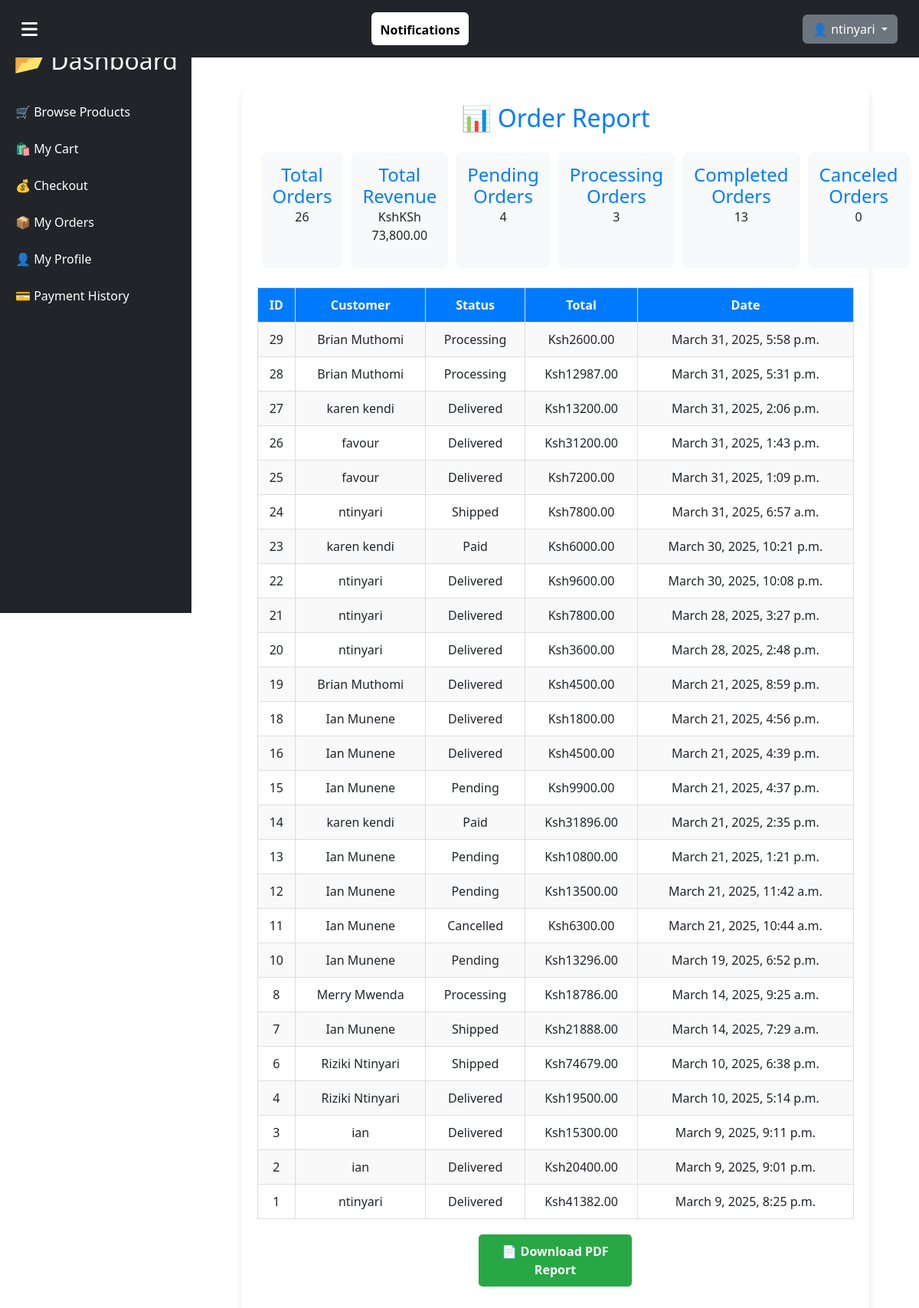
The app's page /orders/order-report/ (signed in) with its own data.
### users/models.py (models this page shows, shortened)
class CustomUser(AbstractUser):
    ROLE_CHOICES = [
        ('admin', 'Admin'),
        ('customer', 'Customer'),
    ]
    email = models.EmailField(unique=True)
    role = models.CharField(max_length=10, choices=ROLE_CHOICES, default='customer')
    objects = CustomUserManager()  # Attach the custom manager
    USERNAME_FIELD = "username"
    REQUIRED_FIELDS = ["email"]
    class Meta:
        verbose_name = "User"
        verbose_name_plural = "Users"

### orders/models.py (models this page shows, shortened)
class Order(models.Model):
    STATUS_CHOICES = [
        ('Pending', 'Pending'),
        ('Processing', 'Processing'),
        ('Shipped', 'Shipped'),
        ('Paid', 'Paid'),
        ('Delivered', 'Delivered'),
        ('Cancelled', 'Cancelled'),
        ('Refunded', 'Refunded'),
    ]
    user = models.ForeignKey(
        settings.AUTH_USER_MODEL, on_delete=models.CASCADE, null=True, blank=True
    )
    cart = models.ForeignKey(
        'Cart', on_delete=models.SET_NULL, null=True, blank=True
    )  # Preserve cart history
    customer_name = models.CharField(max_length=255)
    created_at = models.DateTimeField(auto_now_add=True)
    email = models.EmailField()
    address = models.TextField()
    total_amount = models.DecimalField(max_digits=10, decimal_places=2, default=0.00)
    status = models.CharField(max_length=20, choices=STATUS_CHOICES, default='Pending')
    delivered_at = models.DateTimeField(null=True, blank=True)  # Track delivery date
    payment_status = models.BooleanField(default=False)  # True if payment is received

### orders/views.py (the view)
# urls.py: path('order-report/', order_report, name='order_report'),
def order_report(request):
    total_orders = Order.objects.count()
    total_revenue = Order.objects.filter(status="Delivered", payment_status=True).aggregate(
        total_revenue=Sum("total_amount")
    )["total_revenue"] or 0
    pending_orders = Order.objects.filter(status="Pending").count()
    processing_orders = Order.objects.filter(status="Processing").count()
    completed_orders = Order.objects.filter(status="Delivered").count()
    canceled_orders = Order.objects.filter(status="Canceled").count()
    orders = Order.objects.select_related("user").only(
        "id", "created_at", "status", "user__username", "total_amount"
    ).order_by("-created_at")
    context = {
        "total_orders": total_orders,
        "total_revenue": f"KSh {total_revenue:,.2f}",  # Format as Kenyan Shillings
        "pending_orders": pending_orders,
        "processing_orders": processing_orders,
        "completed_orders": completed_orders,
        "canceled_orders": canceled_orders,
        "orders": orders,
    }
    return render(request, "sales/order_report.html", context)

### orders/templates/sales/order_report.html (shortened to what this page needs)
{% extends 'base.html' %}
{% block content %}
<div class="report-container">
    <h2>📊 Order Report</h2>
    <div class="summary-box">
        <div>
            <h4>Total Orders</h4>
            <p>{{ total_orders }}</p>
        </div>
        <div>
            <h4>Total Revenue</h4>
            <p>Ksh{{ total_revenue }}</p>
        </div>
        <div>
            <h4>Pending Orders</h4>
            <p>{{ pending_orders }}</p>
        </div>
        <div>
            <h4>Processing Orders</h4>
            <p>{{ processing_orders }}</p>
        </div>
        <div>
            <h4>Completed Orders</h4>
            <p>{{ completed_orders }}</p>
        </div>
        <div>
            <h4>Canceled Orders</h4>
            <p>{{ canceled_orders }}</p>
        </div>
    </div>
    <table>
        <tr>
            <th>ID</th>
            <th>Customer</th>
            <th>Status</th>
            <th>Total</th>
            <th>Date</th>
        </tr>
        {% for order in orders %}
        <tr>
            <td>{{ order.id }}</td>
            <td>{{ order.customer_name }}</td>
            <td>{{ order.status }}</td>
            <td>Ksh{{ order.total_amount }}</td>
            <td>{{ order.created_at }}</td>
        </tr>
        {% endfor %}
    </table>
    <a href="{% url 'orders:generate_order_report_pdf' %}" class="download-btn">📄 Download PDF Report</a>
</div>
{% endblock %}

### home/templates/base.html (shortened to what this page needs)
<!DOCTYPE html>
<html lang="en">
<head>
    <link rel="stylesheet" href="https://cdn.jsdelivr.net/npm/bootstrap@5.3.0/dist/css/bootstrap.min.css">
    <link rel="stylesheet" href="https://cdnjs.cloudflare.com/ajax/libs/font-awesome/6.4.2/css/all.min.css">
</head>
<body>
<nav class="navbar navbar-expand-lg bg-dark p-3">
    <div class="container-fluid d-flex justify-content-between align-items-center">
        <div class="menu-toggle text-white" onclick="toggleSidebar()">
            <i class="fas fa-bars"></i>
        </div>
        {% if user.is_authenticated %}
        <div class="dropdown">
            <button class="btn btn-light position-relative" type="button" id="notificationDropdown" data-bs-toggle="dropdown" aria-expanded="false">
                 Notifications
            </button>
        </div>
    {% endif %}
        <div>
            {% if user.is_authenticated %}
            <div class="dropdown">
                <button class="btn btn-secondary dropdown-toggle" type="button" data-bs-toggle="dropdown">
                    👤 {{ user.username }}
                </button>
            </div>
            {% else %}
            <a href="{% url 'login' %}" class="btn btn-success">Login</a>
            <a href="{% url 'signup' %}" class="btn btn-warning">Sign Up</a>
            {% endif %}
        </div>
    </div>
</nav>
<aside class="sidebar">
    <h2 class="text-light text-center">📂 Dashboard</h2>
    <ul class="list-unstyled mt-4">
        {% if user.is_authenticated %}
            {% if user.is_staff %}
            <li>
                <button class="dropdown-button">📦 Product Management ⬇</button>
                <ul class="dropdown-content">
                    <li><a href="{% url 'inventory:view_products' %}">📋 View Products</a></li>
                    <li><a href="{% url 'inventory:add_product' %}">➕ Add Product</a></li>
                </ul>
            </li>
            <li>
                <button class="dropdown-button">📊 Stock Management ⬇</button>
                <ul class="dropdown-content">
                    <li><a href="{% url 'inventory:view_stock' %}">📋 View Stock</a></li>
                </ul>
            </li>
            <li>
                <button class="dropdown-button">🏭 Supplier Management ⬇</button>
                <ul class="dropdown-content">
                    <li><a href="{% url 'inventory:supplier_list' %}">📋 View Suppliers</a></li>
                    <li><a href="{% url 'inventory:supplier_create' %}">➕ Add Supplier</a></li>
                </ul>
            </li>
            <li>
                <button class="dropdown-button">📊 Reports & Orders ⬇</button>
                <ul class="dropdown-content">
                    <li><a href="{% url 'order:admin_order_list' %}">📦 Orders</a></li>
                    <li><a href="{% url 'orders:order_report' %}">📊 Order Report</a></li>
                    <li><a href="{% url 'orders:admin_payment_list' %}">💳 View Payments</a></li>
                    <li><a href="{% url 'orders:export_orders_csv' %}">📄 Export Orders (CSV)</a></li>
                </ul>
            </li>
            <li><a href="{% url 'user_list' %}">👥 Manage Users</a></li>
            {% else %}
            <li><a href="{% url 'inventory:browse_products' %}">🛒 Browse Products</a></li>
            <li><a href="{% url 'orders:cart_detail' %}">🛍 My Cart</a></li>
            <li><a href="{% url 'orders:checkout_view' %}">💰 Checkout</a></li>
            <li><a href="{% url 'orders:my_orders' %}">📦 My Orders</a></li>
            <li><a href="{% url 'user_profile' %}">👤 My Profile</a></li>
            <li><a href="{% url 'orders:payment_history' %}">💳 Payment History</a></li>
            {% endif %}
        {% endif %}
    </ul>
</aside>
<main class="main-content">
    {% block content %}{% endblock %}
</main>
</body>
</html>

### home/templates/base.html (style rules this page uses)
#notificationDropdown { background-color: #fff; border: none; font-weight: bold; }
.navbar { position: sticky; top: 0; width: 100%; z-index: 1000; background-color: #343a40; padding: 15px 20px; }
.sidebar { width: 250px; height: 100vh; background-color: #212529; position: fixed; top: 0; left: 0; padding-top: 60px; transition: all 0.3s ease-in-out; }
.sidebar a { display: block; padding: 12px 20px; color: white; text-decoration: none; }
.main-content { margin-left: 250px; padding: 20px; }
.menu-toggle { font-size: 24px; cursor: pointer; color: white; }

### orders/templates/sales/order_report.html (style rules this page uses)
.report-container { width: 90%; max-width: 1000px; margin: 20px auto; background: white; padding: 20px; border-radius: 10px; box-shadow: 0 5px 10px rgba(0, 0, 0, 0.1); }
h2 { color: #007bff; text-align: center; margin-bottom: 20px; }
.summary-box { display: flex; justify-content: space-between; margin-bottom: 20px; }
.summary-box div { background: #f8f9fa; padding: 15px; border-radius: 8px; text-align: center; flex: 1; margin: 5px; }
.summary-box div h4 { margin: 0; color: #007bff; }
table { width: 100%; border-collapse: collapse; margin-top: 20px; }
th, td { padding: 10px; border: 1px solid #ddd; text-align: center; }
th { background: #007bff; color: white; }
tr:nth-child(even) { background: #f9f9f9; }
.download-btn { display: block; margin: 20px auto; width: 200px; text-align: center; padding: 10px; background: #28a745; color: white; text-decoration: none; border-radius: 5px; font-weight: bold; }

### records on screen
CustomUser: username "ntinyari"
Order: id "29", customer_name "Brian Muthomi", status "Processing", total_amount "2600.00", created_at "March 31, 2025, 5:58 p.m."
Order: id "28", customer_name "Brian Muthomi", status "Processing", total_amount "12987.00", created_at "March 31, 2025, 5:31 p.m."
Order: id "27", customer_name "karen kendi", status "Delivered", total_amount "13200.00", created_at "March 31, 2025, 2:06 p.m."
Order: id "26", customer_name "favour", status "Delivered", total_amount "31200.00", created_at "March 31, 2025, 1:43 p.m."
Order: id "25", customer_name "favour", status "Delivered", total_amount "7200.00", created_at "March 31, 2025, 1:09 p.m."
Order: id "24", customer_name "ntinyari", status "Shipped", total_amount "7800.00", created_at "March 31, 2025, 6:57 a.m."
Order: id "23", customer_name "karen kendi", status "Paid", total_amount "6000.00", created_at "March 30, 2025, 10:21 p.m."
Order: id "22", customer_name "ntinyari", status "Delivered", total_amount "9600.00", created_at "March 30, 2025, 10:08 p.m."
Order: id "21", customer_name "ntinyari", status "Delivered", total_amount "7800.00", created_at "March 28, 2025, 3:27 p.m."
Order: id "20", customer_name "ntinyari", status "Delivered", total_amount "3600.00", created_at "March 28, 2025, 2:48 p.m."
Order: id "19", customer_name "Brian Muthomi", status "Delivered", total_amount "4500.00", created_at "March 21, 2025, 8:59 p.m."
Order: id "18", customer_name "Ian Munene", status "Delivered", total_amount "1800.00", created_at "March 21, 2025, 4:56 p.m."
Order: id "16", customer_name "Ian Munene", status "Delivered", total_amount "4500.00", created_at "March 21, 2025, 4:39 p.m."
Order: id "15", customer_name "Ian Munene", status "Pending", total_amount "9900.00", created_at "March 21, 2025, 4:37 p.m."
Order: id "14", customer_name "karen kendi", status "Paid", total_amount "31896.00", created_at "March 21, 2025, 2:35 p.m."
Order: id "13", customer_name "Ian Munene", status "Pending", total_amount "10800.00", created_at "March 21, 2025, 1:21 p.m."
Order: id "12", customer_name "Ian Munene", status "Pending", total_amount "13500.00", created_at "March 21, 2025, 11:42 a.m."
Order: id "11", customer_name "Ian Munene", status "Cancelled", total_amount "6300.00", created_at "March 21, 2025, 10:44 a.m."
Order: id "10", customer_name "Ian Munene", status "Pending", total_amount "13296.00", created_at "March 19, 2025, 6:52 p.m."
Order: id "8", customer_name "Merry Mwenda", status "Processing", total_amount "18786.00", created_at "March 14, 2025, 9:25 a.m."
Order: id "7", customer_name "Ian Munene", status "Shipped", total_amount "21888.00", created_at "March 14, 2025, 7:29 a.m."
Order: id "6", customer_name "Riziki Ntinyari", status "Shipped", total_amount "74679.00", created_at "March 10, 2025, 6:38 p.m."
Order: id "4", customer_name "Riziki Ntinyari", status "Delivered", total_amount "19500.00", created_at "March 10, 2025, 5:14 p.m."
Order: id "3", customer_name "ian", status "Delivered", total_amount "15300.00", created_at "March 9, 2025, 9:11 p.m."
Order: id "2", customer_name "ian", status "Delivered", total_amount "20400.00", created_at "March 9, 2025, 9:01 p.m."
Order: id "1", customer_name "ntinyari", status "Delivered", total_amount "41382.00", created_at "March 9, 2025, 8:25 p.m."

### other values on screen
{{ total_orders }} "26"
{{ total_revenue }} "KSh 73,800.00"
{{ pending_orders }} "4"
{{ processing_orders }} "3"
{{ completed_orders }} "13"
{{ canceled_orders }} "0"
